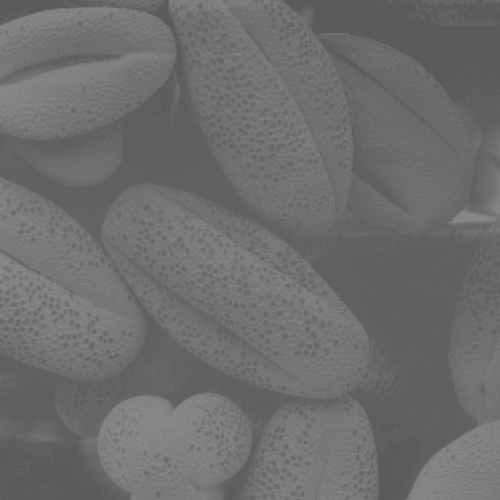
%> input picture seeds.png, 500 x 500 px, given in place of test_1.png, which was not available
$ octave 'lab6(2).m'   (GNU Octave 9; MATLAB toolbox functions it lacks are replaced by stand-ins)
%> lines starting %> are read from the running program, lines starting %| are printed output that depends on the picture; in (x1, y1, x2, y2) boxes, pixels count from 0 and x2, y2 are one past the last pixel; in counts of white or black regions, pixels touching at a corner belong together; the program's own positions count from 1; pictures that were not available may be replaced by others from this repository, and a replacement may not be noted
pkg load image
function out = myfft2(im, dim1, dim2, logflag)

if nargin == 1
logflag = 1;
[dim1, dim2] = size(im);
elseif nargin == 2
logflag = dim1;
[dim1, dim2] = size(im);
elseif nargin == 3
logflag = 1;
end
if logflag
out = fftshift(log(abs(fft2(double(im),dim1,dim2))));
else
out = fftshift(abs(fft2(double(im),dim1,dim2)));
end
imshow(out,[]);
end
function fftshow(f,type)
% Usage: FFTSHOW(F,TYPE)
%
% Displays the fft matrix F using imshow, where TYPE must be one of
% 'abs' or 'log'. If TYPE='abs', then then abs(f) is displayed; if
% TYPE='log' then log(1+abs(f)) is displayed. If TYPE is omitted, then
% 'log' is chosen as a default.
%
% Example:
% c=imread('cameraman.tif');
% cf=fftshift(fft2(c));
% fftshow(cf,'abs')
%
if nargin<2,
type='log';
end
if(type=='log')
fl = log(1+abs(f));
fm = max(fl(:));
imshow(im2uint8(fl/fm))
elseif (type=='abs')fa=abs(f);
fm=max(fa(:));
imshow(fa/fm)
else
error('TYPE must be abs or log.');
end
end
function [out, mask] = freqFlt(im, edges, type);
%> called with edges = 50, type = 'btwlp'
% edges is the boundary value for the filter
% type 'lp' for lowpass filter
% 'hp' for highpass filter
% 'gausslp' for gaussian low pass filter
% 'gausshp' for gaussian high pass filter
% 'laplacian' for laplace high pass filter
% 'btwlp' for butterworth low pass filter
% 'btwhp' for butterworth highpass filter
%
if nargin < 3
type = 'lp';
end
im = double(im);
%> im: size 500x500 double
mask = zeros(size(im));
[M,N] = size(im);
%> M = 500; N = 500
rM = round(M/2) + 1;
%> rM = 251
rN = round(N/2) + 1;
%> rN = 251
if length(edges)< 2
[x,y] = meshgrid(1:size(im,1),1:size(im,2));
ind = ((x-rM).^2+(y-rN).^2 < edges ^2);
mask(ind) =1;
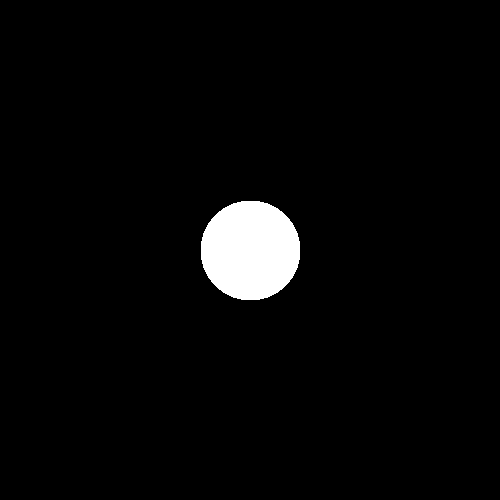
%> mask: size 500x500 double; values 0 (black) and 1 (white), 3.1% white; 1 white region, box (x1, y1, x2, y2) and area: (201, 201, 300, 300) 7825
d0 = edges;
dist = sqrt((x-rM).^2 + (y-rN).^2);
else
mask(rM-edges(1): rM+edges(1), rN-edges(2): rN + edges(2)) = 1;
end
mask = fftshift(mask); % lowpass filter ideal
if strcmp(type,'hp') %highpass filter ideal
mask = ~mask;
end
if strcmp(type,'btwlp') %butterworth low pass filter
n = input('Enter the order of filter'); % order of butterworth filter
%> the answer given: 3
mask = fftshift(1./(1+(dist/d0).^(2*n)));
end
if strcmp(type,'btwhp') % butterworth high pass filter
n = input('Enter the order of filter');
mask = fftshift(1./(1+(d0 ./dist ).^(2*n)));
end
if strcmp(type, 'gausslp') %Gaussian low pass filter
mask = fftshift(exp(-dist.^2/(2*d0^2)));
end

if strcmp(type, 'gausshp') %Gaussian high pass filter
mask = fftshift(1 - exp(-dist.^2/(2*d0^2)));
end
if strcmp(type,'laplacian') %Laplacian high pass filter
mask = fftshift(-4*pi^2 * ((x-rM).^2 + (y-rN).^2));
end

subplot(231),imshow(im,[0,255]),title('Original image');
ft = fft2(im);
subplot(232),fftshow(fftshift(ft)),title('Original FFT');
%> in fftshow, `fl = log(1+abs(f));`:
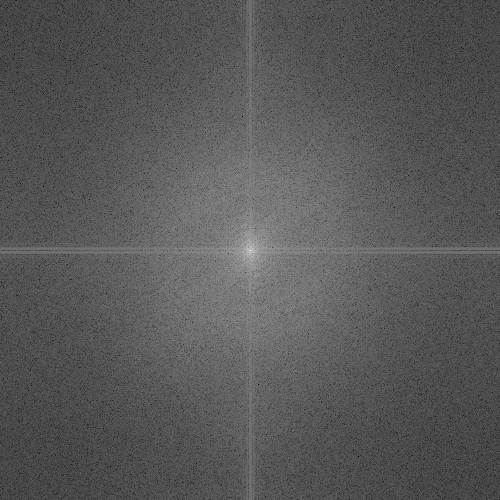
%> fl: size 500x500 double; min 0.48, max 17.12, mean 6.25; drawn with min black and max white
%> in fftshow, `fm = max(fl(:));`: fm = 17.12
subplot(233),fftshow(fftshift(mask)),title('Mask');
ft_out = mask.*fft2(im);
subplot(234),fftshow(fftshift(ft_out)),title('Output FFT');
%> in fftshow (call 3), `fl = log(1+abs(f));`:
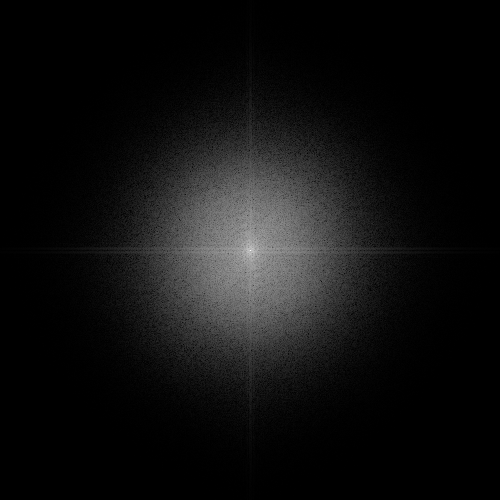
%> fl: size 500x500 double; min 1.63e-05, max 17.12, mean 1.14; drawn with min black and max white
out = real(ifft2(ft_out));
subplot(235),imshow(out,[]),title('Filtered Image');
subplot(236),imshow(fftshift(log(abs(ifft2(mask)))),[]);
title('Spatial Filter corresponding to mask')
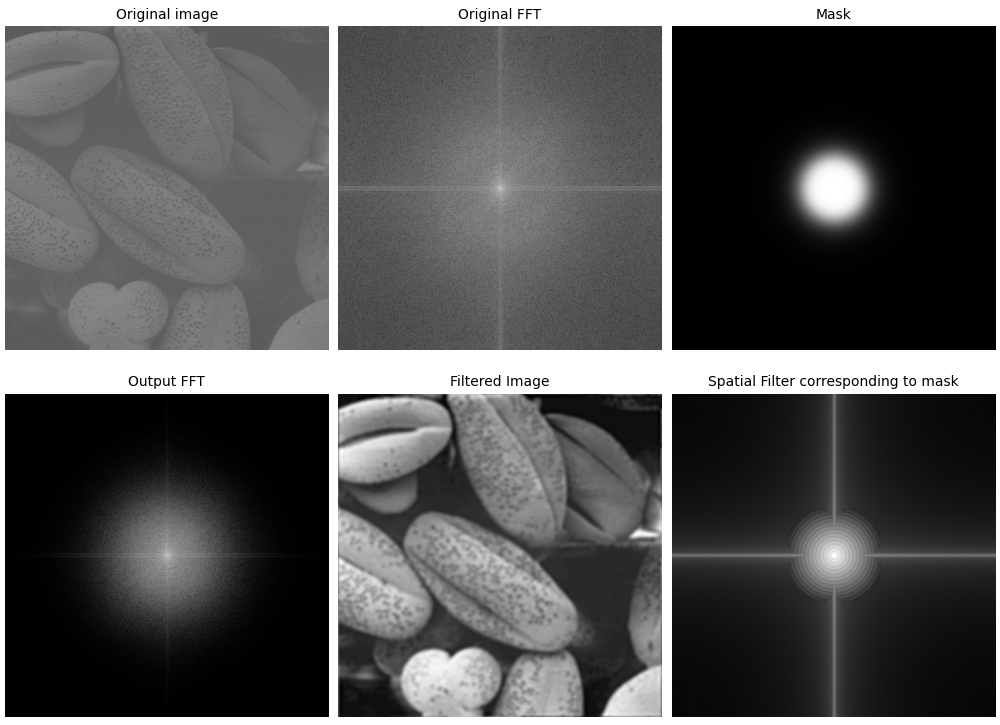
%> figure redrawn from the program's plot data, 6 panels
figure;
subplot(121),
surf(fftshift((mask)),'edgecolor','none');
title('Frequency filter as surface')
subplot(122),
surf(fftshift(log(abs(ifft2(mask)))),'edgecolor','none');
title('Spatial filter surface corresponding to mask')
end

im = rgb2gray(imread('test_1.png'));

[r mask]= freqFlt(im,50,'btwlp');
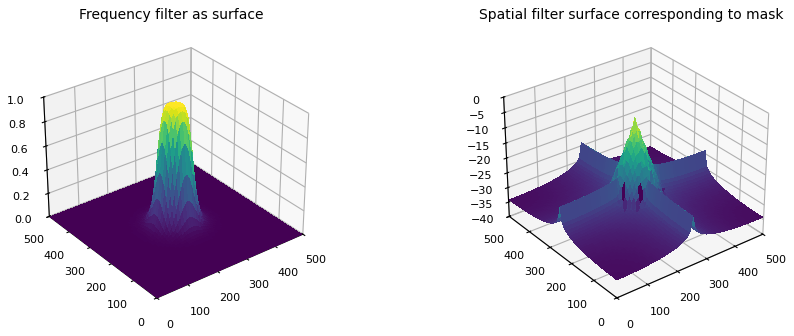
%> figure redrawn from the program's plot data, 2 panels
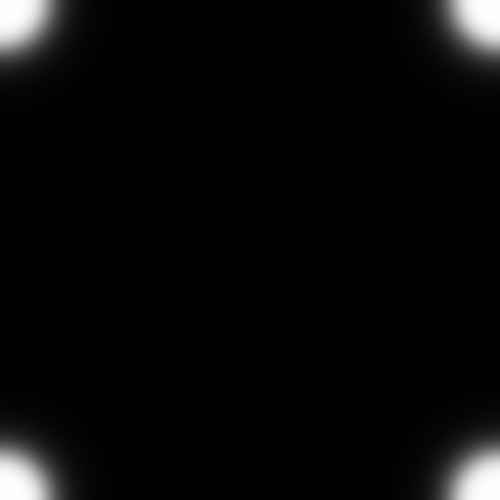
%> mask: size 500x500 double; min 8e-06, max 1, mean 0.038
